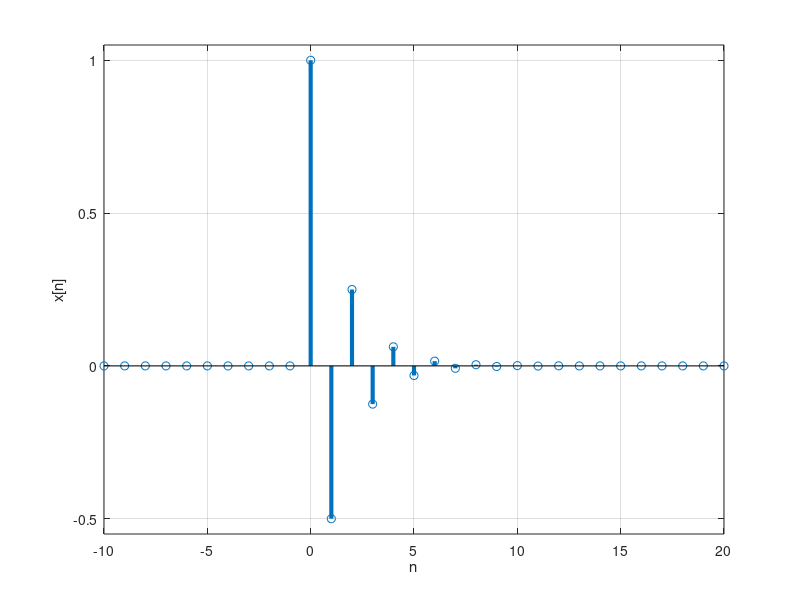

Write MATLAB code to recreate this figure.
clear all; close all; clc;

n=-10:20;
u_n=ones(1,length(n));
n_0=find(n==0);
u_n(1:n_0-1)=0;
x_n=((-0.5).^n).*u_n;

figure()
stem(n,x_n,'linewidth',3);
grid on; xlabel('n'); ylabel('x[n]');
ylim([min(x_n)-0.05, max(x_n)+0.05]);
